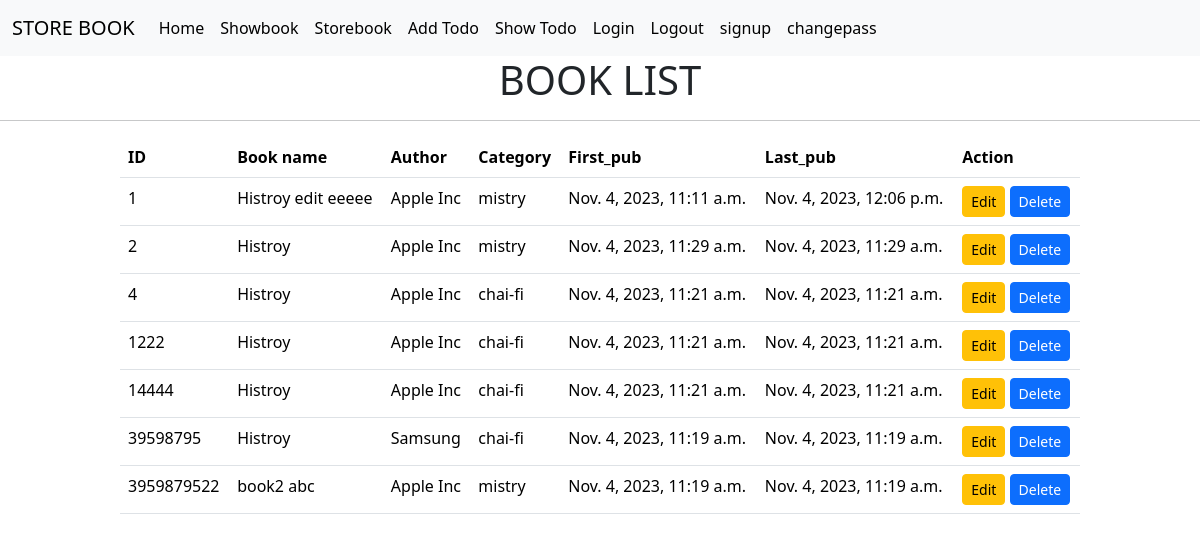
The app's page /show_book/ with its own data.
### book/models.py (models this page shows)
class BookStoreModel(models.Model):
    CATEGORY=(
        ('mistry','mistry'),
        ('chai-fi','chai-fi'),
        ('mistry','mistry'),
        ('mistry','mistry'),
    )
    id=models.IntegerField(primary_key=True)
    book_name=models.CharField( max_length=50)
    author=models.CharField(max_length=40)
    category=models.CharField( max_length=50,choices=CATEGORY)
    first_pub=models.DateTimeField(auto_now_add=True)
    last_pub=models.DateTimeField(auto_now=True)

### book/views.py (the view)
# urls.py: path('show_book/',views.show_book,name='showbook'),
def show_book(request):
    book=BookStoreModel.objects.all()
    return render(request,'show_book.html', {'data':book})

### book/templates/show_book.html
{% extends "base.html" %}
{% block content %}
<h1 style="text-align:center"> BOOK LIST</h1>
<hr>
<table class="table" style ="width:80%; margin:auto">
  <thead>
    <tr>
      <th scope="col">ID</th>
      <th scope="col">Book name </th>
      <th scope="col">Author</th>
      <th scope="col">Category</th>
      <th scope="col">First_pub</th>
      <th scope="col">Last_pub</th>
      <th scope="col">Action</th>
    </tr>
  </thead>
  <tbody>
    {% for  item in data %}
    <tr>
      <td>{{item.id}}</td>
      <td>{{item.book_name}}</td>
      <td>{{item.author}}</td>
      <td>{{item.category}}</td>
      <td>{{item.first_pub}}</td>
      <td>{{item.last_pub}}</td>
      <td><a href="{% url 'edit_book' id=item.id  %}" class='btn btn-warning btn-sm'>Edit</a> <a href="{% url 'delete_book' id=item.id  %}"  class='btn btn-primary btn-sm'>Delete</a></td>
    </tr>
    {% endfor %}
  </tbody>
</table>
{% endblock %}

### book/templates/base.html (shortened to what this page needs)
<!DOCTYPE html>
<html lang="en">
  <head>
    <link
      href="https://cdn.jsdelivr.net/npm/bootstrap@5.3.2/dist/css/bootstrap.min.css"
      rel="stylesheet"
    />
  </head>
  <body>
   <nav class="navbar navbar-expand-lg bg-body-tertiary">
  <div class="container-fluid">
    <a class="navbar-brand" href="#">STORE BOOK</a>
    <div class="collapse navbar-collapse" id="navbarSupportedContent">
      <ul class="navbar-nav me-auto mb-2 mb-lg-0">
        <li class="nav-item">
          <a class="nav-link active" aria-current="page" href="{% url 'home' %}">Home</a>
        </li>
        <li class="nav-item">
          <a class="nav-link active" aria-current="page" href="{% url 'showbook' %}">Showbook</a>
        </li>
        <li class="nav-item">
          <a class="nav-link active" aria-current="page" href="{% url 'storebook' %}">Storebook</a>
        </li>
        <li class="nav-item">
          <a class="nav-link active" aria-current="page" href="{% url 'addtodo' %}">Add Todo</a>
        </li>
        <li class="nav-item">
          <a class="nav-link active" aria-current="page" href="{% url 'showtodo' %}">Show Todo</a>
        </li>
        <li class="nav-item">
          <a class="nav-link active" aria-current="page" href="{% url 'login' %}">Login</a>
        </li>
        <li class="nav-item">
          <a class="nav-link active" aria-current="page" href="{% url 'logouta' %}">Logout</a>
        </li>
        <li class="nav-item">
          <a class="nav-link active" aria-current="page" href="{% url 'signup' %}">signup</a>
        </li>
        <li class="nav-item">
          <a class="nav-link active" aria-current="page" href="{% url 'changepass' %}">changepass</a>
        </li>
      </ul>
    </div>
  </div>
</nav>
 {% block content %}{% endblock %}
  </body>
</html>

### records on screen
BookStoreModel: id "1", book_name "Histroy edit eeeee", author "Apple Inc", category "mistry", first_pub "Nov. 4, 2023, 11:11 a.m.", last_pub "Nov. 4, 2023, 12:06 p.m."
BookStoreModel: id "2", book_name "Histroy", author "Apple Inc", category "mistry", first_pub "Nov. 4, 2023, 11:29 a.m.", last_pub "Nov. 4, 2023, 11:29 a.m."
BookStoreModel: id "4", book_name "Histroy", author "Apple Inc", category "chai-fi", first_pub "Nov. 4, 2023, 11:21 a.m.", last_pub "Nov. 4, 2023, 11:21 a.m."
BookStoreModel: id "1222", book_name "Histroy", author "Apple Inc", category "chai-fi", first_pub "Nov. 4, 2023, 11:21 a.m.", last_pub "Nov. 4, 2023, 11:21 a.m."
BookStoreModel: id "14444", book_name "Histroy", author "Apple Inc", category "chai-fi", first_pub "Nov. 4, 2023, 11:21 a.m.", last_pub "Nov. 4, 2023, 11:21 a.m."
BookStoreModel: id "39598795", book_name "Histroy", author "Samsung", category "chai-fi", first_pub "Nov. 4, 2023, 11:19 a.m.", last_pub "Nov. 4, 2023, 11:19 a.m."
BookStoreModel: id "3959879522", book_name "book2 abc", author "Apple Inc", category "mistry", first_pub "Nov. 4, 2023, 11:19 a.m.", last_pub "Nov. 4, 2023, 11:19 a.m."
